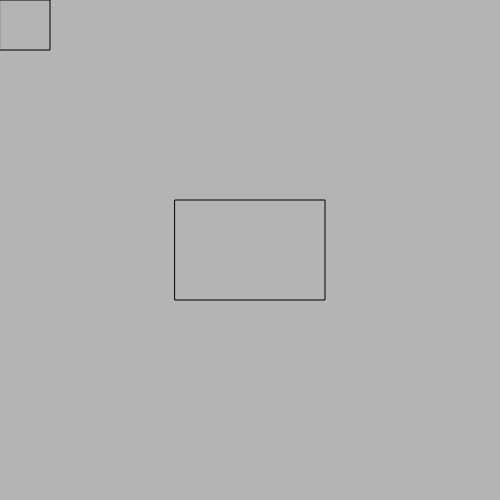
Frame 1 (no input)
Frame 60 (no input): identical to frame 1, image omitted
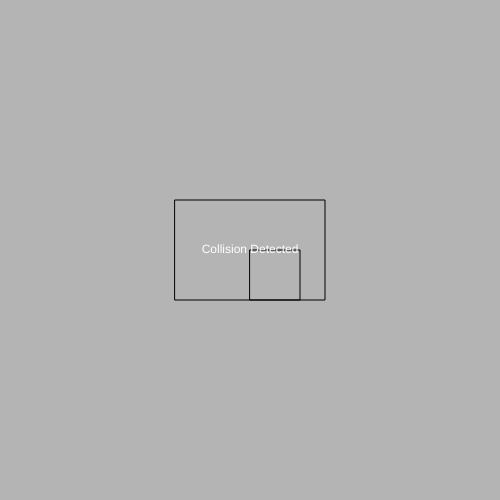
Frame 120 (the mouse pressed at the canvas centre since frame 60)

The p5.js sketch that drew these frames (run headless with seeded random() and noise() and a simulated clock; from frame 60 on, the mouse is pressed at the canvas centre):

// p5.js sketch
// ── sketch.js
var r0 = {'x': 175, 'y': 200, 'w': 150, 'h': 100}
var r1 = {'x': 100, 'y': 100, 'w': 50, 'h': 50};

function setup() {
    createCanvas(500, 500);
    textAlign(CENTER, CENTER);
}

function draw() {
    background(180);

    // Update rectangle 1
    r1.x = mouseX;
    r1.y = mouseY;

    // Display rectangles
    noFill();
    rect(r0.x, r0.y, r0.w, r0.h);
    rect(r1.x, r1.y, r1.w, r1.h);

    // Display detection status
    fill(255);
    if (detectRectangleIntersection(r0.x, r0.y, r0.w, r0.h, r1.x, r1.y, r1.w, r1.h)) {
        text("Collision Detected", width / 2, height / 2);
    }
}

// Detect interesection / collision
function detectRectangleIntersection(x0, y0, w0, h0, x1, y1, w1, h1) {
    return !(
        x0 > x1 + w1 ||
        x0 + w0 < x1 ||
        y0 > y1 + h1 ||
        y0 + h0 < y1
    );
}
